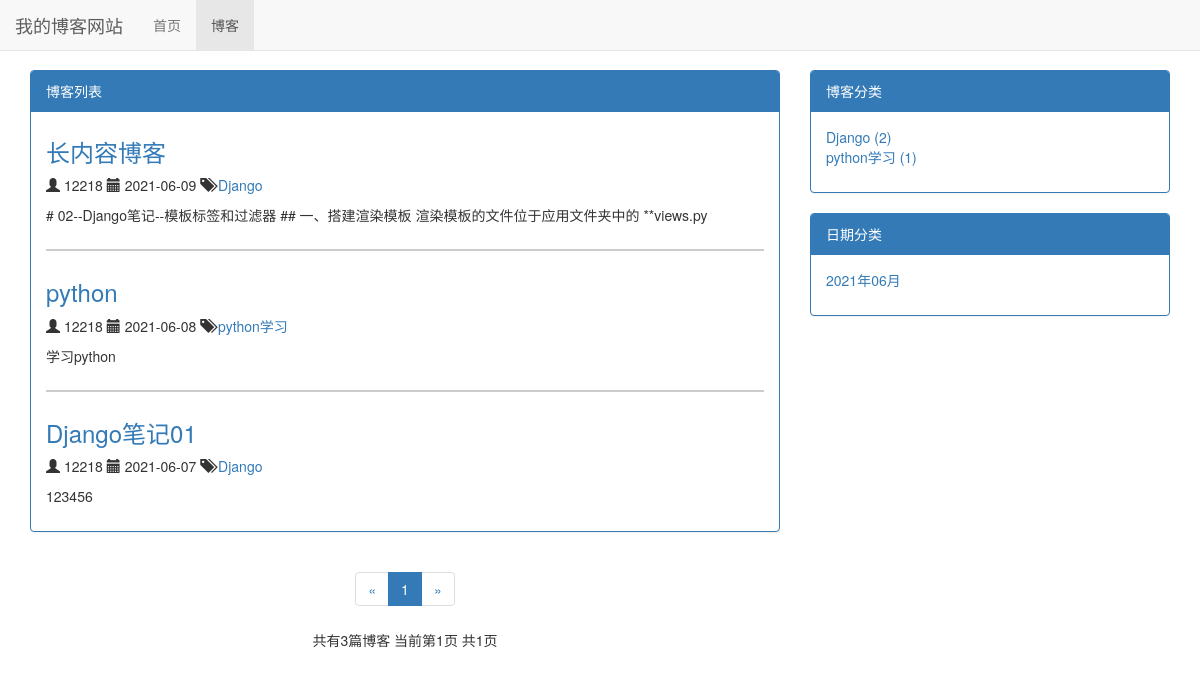
The page /blog/ on the database as committed earlier.
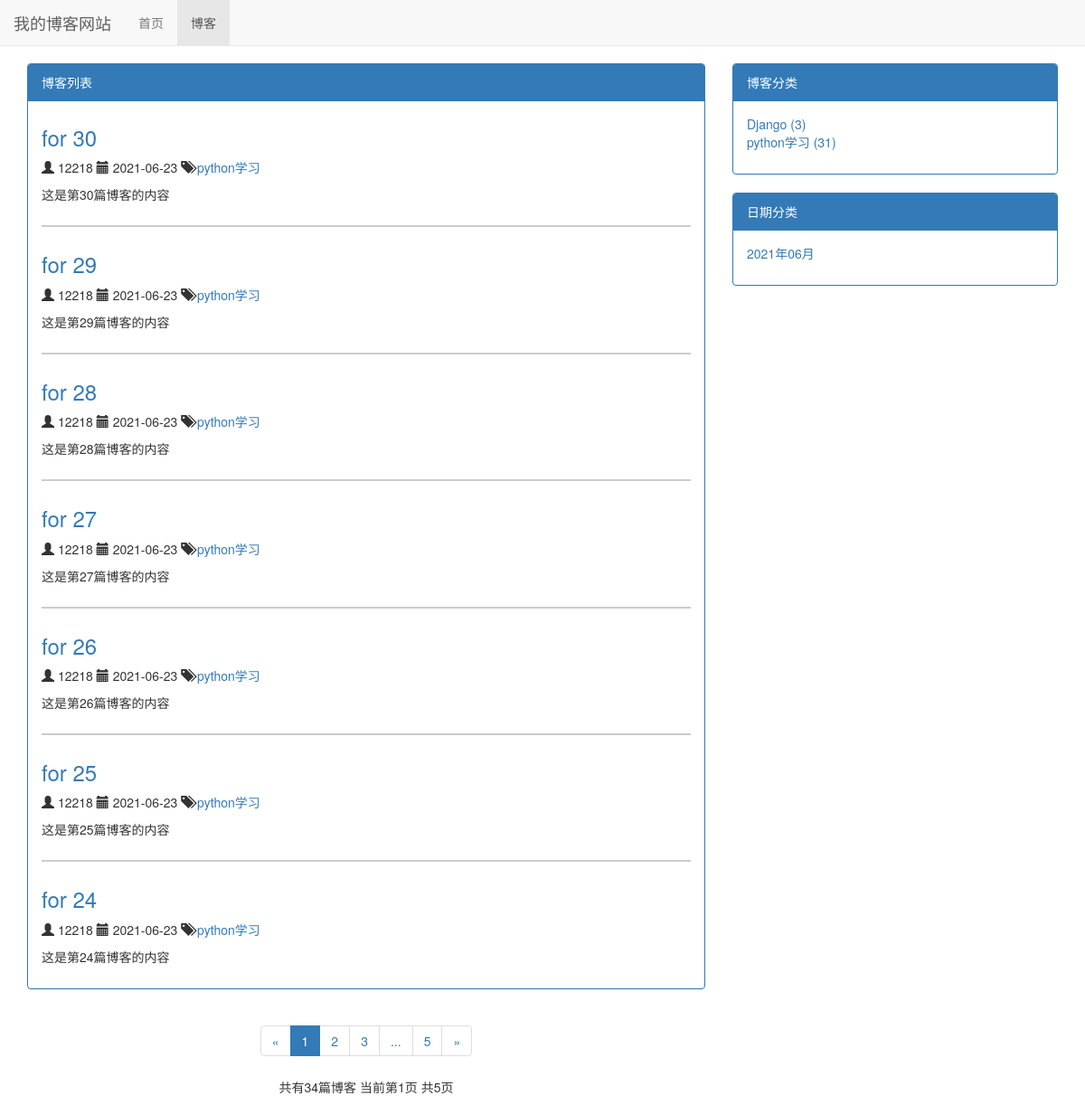
The same page on the database as committed later.
### blog/models.py (models this page shows, shortened)
class Blog(models.Model):
    title = models.CharField(max_length = 50) # 设置标题，模式为字符，max_length最大长度为50字符
    blog_type = models.ForeignKey(BlogType, on_delete = models.DO_NOTHING, related_name = 'blog_blog') # BlogType是自己设置的博客分类
    content = RichTextUploadingField() # 设置文章内容，模式为富文本
    author = models.ForeignKey(User, on_delete = models.DO_NOTHING) # 设置作者，作者为外键
    create_time = models.DateTimeField(auto_now_add = True) # 设置创建时间，auto_now_add为“如果新创建一篇文章，将文章时间设为现在时间”
    last_updated_time = models.DateTimeField(auto_now_add = True)
    class Meta:
        ordering = ['-create_time']

class BlogType(models.Model):
    type_name = models.CharField(max_length = 15) # 文章博客分类的名称
    def __str__(self) -> str:
        return self.type_name # 设置博客类型在超级管理员界面可以显示

### blog/views.py (the view)
# urls.py: path('', views.blog_list, name = 'blog_list'), # 设置首页
def blog_list(request): # 博客列表html界面的渲染
    blogs_all_list = Blog.objects.all() # 全部博客列表
    context = get_blog_list_common_date(request, blogs_all_list)
    return render(request, 'blog_list.html', context)

### blog/templates/blog_list.html (shortened to what the changed rows need)
{% extends 'base.html'%}
{% load static %}
{% block header_extends %}
    <link rel="stylesheet" href="{% static 'css/blog.css' %}">
{% endblock %}
{% block content %}
    <div class="container">
        <div class="row">
            <div class="col-xs-12 col-sm-9 col-md-8">
                <div class="panel panel-primary">
                    <div class="panel-body">
                        {% for blog in page_of_blogs.object_list %}
                            <div class="blog">
                                <a href="{% url 'blog_detail' blog.pk %}">
                                    <h3>{{ blog.title }}</h3>
                                </a>
                                <p class="blog-author">
                                    <span class="glyphicon glyphicon-user"></span>
                                    {{ blog.author }}
                                </p>
                                <p class="blog-time">
                                    <span class="glyphicon glyphicon-calendar"></span>
                                    {{ blog.last_updated_time|date:"Y-m-d" }}
                                </p>
                                <p class="blog-category">
                                    <span class="glyphicon glyphicon-tags"></span>
                                    <a href="{% url 'blogs_with_type' blog.blog_type.pk %}">
                                        {{ blog.blog_type }}
                                    </a>
                                </p>
                                <p>{{ blog.content|striptags|truncatechars:70 }}</p>
                            </div>
                            {% empty %}
                            <h3>--暂无博客，敬请期待--</h3>
                        {% endfor %}
                    </div>
                </div>
                <div class="paginator" aria-label="Page navigation">
                    <ul class="pagination">
                      <li>
                      </li>
                      {% for page_num in page_range %}
                        {% if page_num == page_of_blogs.number %}
                            <li class="active"><a href="?page={{ page_num }}">{{ page_num }}</a></li>
                        {% else %}
                            {% if page_num == '...' %}
                                <li><span>{{ page_num }}</span></li>
                            {% else %}
                                <li><a href="?page={{ page_num }}">{{ page_num }}</a></li>
                            {% endif %}
                        {% endif %}
                      {% endfor %}
                      <li>
                            {% if page_of_blogs.has_next %}
                                <a href="?page={{ page_of_blogs.next_page_number }}" aria-label="Next">
                                    <span aria-hidden="true">&raquo;</span>
                                </a>
                            {% else %}
                                <span aria-hidden="true">&raquo;</span>
                            {% endif %}
                      </li>
                    </ul>
                    <p>
                        共有{{ page_of_blogs.paginator.count }}篇博客
                        当前第{{ page_of_blogs.number }}页
                        共{{ page_of_blogs.paginator.num_pages }}页
                    </p>
                </div>
            </div>
            <div class="hidden-xs col-sm-3 col-md-4">
                <div class="panel panel-primary">
                    <div class="panel-body">
                        <ul class="blog-types">
                            {% for blog_type in blog_types %}
                                <li>
                                    <a href="{% url 'blogs_with_type' blog_type.pk %}">
                                        {{ blog_type.type_name }} ({{ blog_type.blog_count }})
                                    </a>
                                </li>
                                {% empty %}
                                    <li>没有分类</li>
                            {% endfor %}
                        </ul>
                    </div>
                </div>
                <div class="panel panel-primary">
                    <div class="panel-body">
                        <ul class="blog-types">
                            {% for blog_date in blog_dates %}
                                <li>
                                    <a href="{% url 'blogs_with_date' blog_date.year blog_date.month %}">
                                        {{ blog_date|date:"Y年m月" }}
                                    </a>
                                </li>
                            {% endfor %}
                        </ul>
                    </div>
                </div>
            </div>
        </div>
    </div>
{% endblock %}

Rows that differ between the two databases and show on the page:
no longer on this page (row unchanged): Blog: title "长内容博客", author "12218", last_updated_time "2021-06-09", blog_type "Django", content "# 02--Django笔记--模板标签和过滤器 ## 一、搭建渲染模板 渲染模板的文件位于应用文件夹中的 **views.py"
no longer on this page (row unchanged): Blog: title "python", author "12218", last_updated_time "2021-06-08", blog_type "python学习", content "学习python"
no longer on this page (row unchanged): Blog: title "Django笔记01", author "12218", last_updated_time "2021-06-07", blog_type "Django", content "123456"
added Blog: title "for 30", author "12218", last_updated_time "2021-06-23", blog_type "python学习", content "这是第30篇博客的内容"
added Blog: title "for 29", author "12218", last_updated_time "2021-06-23", blog_type "python学习", content "这是第29篇博客的内容"
added Blog: title "for 28", author "12218", last_updated_time "2021-06-23", blog_type "python学习", content "这是第28篇博客的内容"
added Blog: title "for 27", author "12218", last_updated_time "2021-06-23", blog_type "python学习", content "这是第27篇博客的内容"
added Blog: title "for 26", author "12218", last_updated_time "2021-06-23", blog_type "python学习", content "这是第26篇博客的内容"
added Blog: title "for 25", author "12218", last_updated_time "2021-06-23", blog_type "python学习", content "这是第25篇博客的内容"
added Blog: title "for 24", author "12218", last_updated_time "2021-06-23", blog_type "python学习", content "这是第24篇博客的内容"
computed for BlogType "Django": blog_count "2" → "3"
computed for BlogType "python学习": blog_count "1" → "31"
Other text that changed with them:
{{ page_of_blogs.paginator.count }}: "3" → "34"
{{ page_of_blogs.paginator.num_pages }}: "1" → "5"
new list line: "2"
new list line: "3"
new list line: "5"
